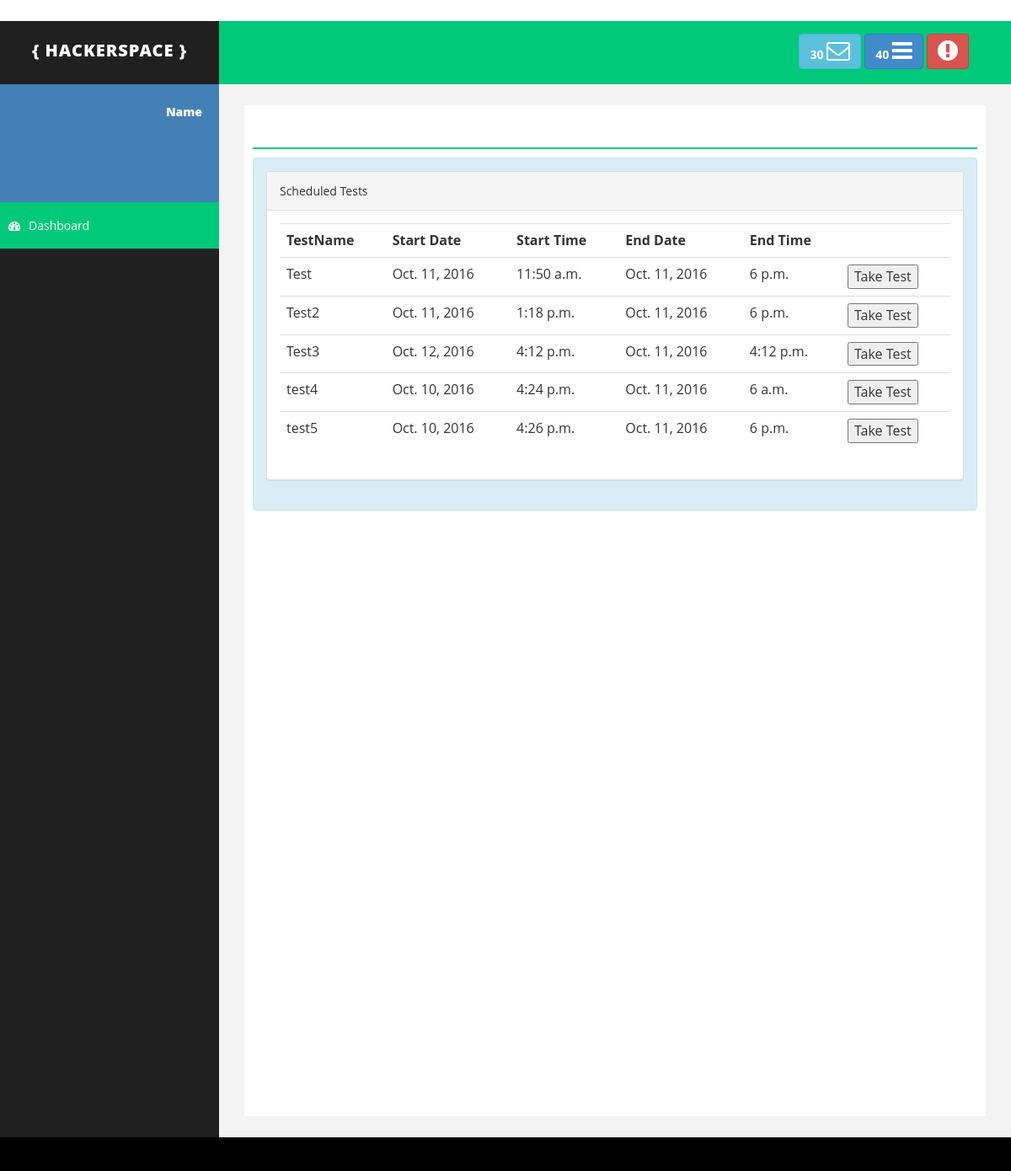
The app's page /, older data.
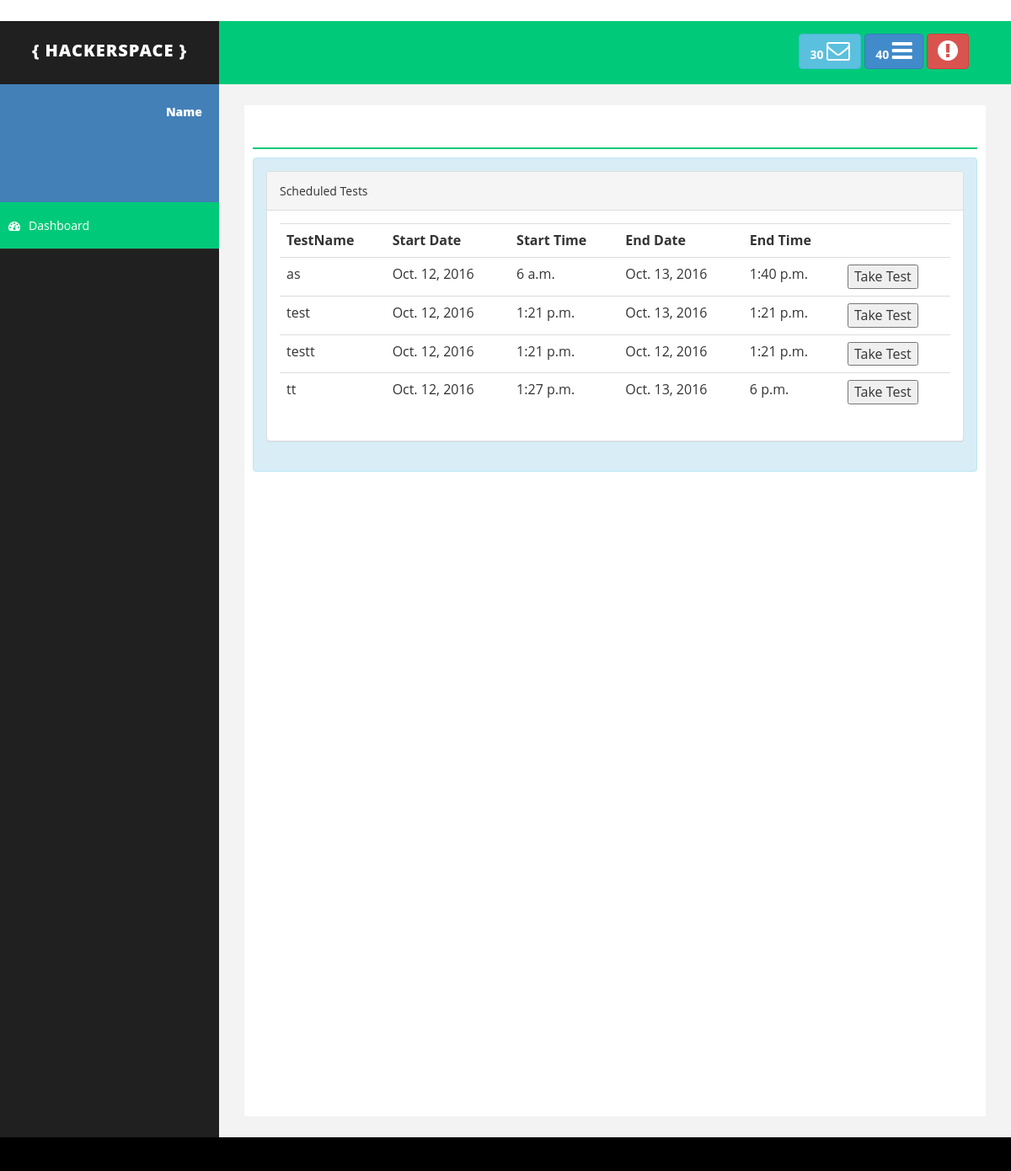
The same page, newer data.
### TestAllocation/models.py (models this page shows, shortened)
class Quiz(models.Model):
	dept = Department.objects.values_list()
	quiztags = QuizSubCategories.objects.values_list()
	verbaltags = VerbalSubCategories.objects.values_list()
	tags = sorted(chain(quiztags, verbaltags))
	batch = Batches.objects.values_list()
	TestName = models.CharField(max_length=200)
	QuizTagName = models.IntegerField((u"Quiz Tags"),choices = tuple(tags))
	StartDate = models.DateField((u"Start Date"), blank=True)
	StartTime = models.TimeField((u"Start Time"), blank=True)
	EndDate = models.DateField((u"End Date"), blank=True)
	EndTime = models.TimeField((u"End Time"), blank=True)
	Batch = models.IntegerField(choices = tuple(batch))
	Department = models.IntegerField(choices = dept)
	class Meta:
		verbose_name = 'Quiz'
		verbose_name_plural = 'Quiz'

### Student/views.py (the view)
# urls.py: url(r'^$',views.index,name='index'),
def index(request):
	timeobj = datetime.datetime.now().strftime("%I:%M")
	ampm = datetime.datetime.today().strftime("%r")
	notation = ""
	if 'AM' in ampm:
		notation="a.m."
	else:
		notation="p.m."
	time = str(timeobj)+" "+notation
	t = datetime.datetime.today()
	d = datetime.date.today()
	ob = Quiz.objects.all().filter(StartDate__lte=d,StartTime__lt=t,EndDate__gte=d,EndTime__gt=t)
	ob2 = Programming.objects.all().filter(StartDate__lte=d,StartTime__lt=t,EndDate__gte=d,EndTime__gt=t)
	obj = Quiz.objects.all().order_by('StartTime')
	return render(request,"blank.html",{'tests':ob,'time':time,'testsall':obj,'prog':ob2})

### Student/templates/blank.html (shortened to what this page needs)
﻿<!DOCTYPE html>
<html xmlns="http://www.w3.org/1999/xhtml">
<head>
{% load staticfiles %}
    <link href="{% static 'assets/css/bootstrap.css' %}" rel="stylesheet" />
    <link href="{% static 'assets/css/font-awesome.css' %}" rel="stylesheet" />
    <link href="{% static 'assets/css/basic.css' %}" rel="stylesheet" />
    <link href="{% static 'assets/css/custom.css' %}" rel="stylesheet" />
</head>
<body>
    <div id="wrapper">
        <nav class="navbar navbar-default navbar-cls-top " role="navigation" style="margin-bottom: 0">
            <div class="navbar-header">
                <a class="navbar-brand" href="index.html">{ HackerSpace }</a>
            </div>
            <div class="header-right">
              <a href="#" class="btn btn-info" title="New Message"><b>30 </b><i class="fa fa-envelope-o fa-2x"></i></a>
                <a href="#" class="btn btn-primary" title="New Task"><b>40 </b><i class="fa fa-bars fa-2x"></i></a>
                <a href="#" class="btn btn-danger" title="Logout"><i class="fa fa-exclamation-circle fa-2x"></i></a>
            </div>
        </nav>
        <nav class="navbar-default navbar-side" role="navigation">
            <div class="sidebar-collapse">
                <ul class="nav" id="main-menu">
                    <li>
                        <div class="user-img-div">
                            <div class="inner-text">
                                Name
                            <br />
                            </div>
                        </div>
                    </li>
                    <li>
                        <a  class="active-menu" href="index.html"><i class="fa fa-dashboard "></i>Dashboard</a>
                    </li>
                </ul>
            </div>
        </nav>
        <div id="page-wrapper">
            <div id="page-inner">
                <div class="row">
                    <div class="col-md-12">
                        <h1 class="page-head-line"></h1>
                    </div>
                </div>
<div class="row">
                    <div class="col-md-12">
                        <div class="alert alert-info">
                             <div class="panel panel-default">
                        <div class="panel-heading">
                         Scheduled Tests
                        </div>
                        <div class="panel-body">
                            <div class="table-responsive">
<form action="test" method="post">
<table class="table">
<tr>
    <th>TestName</th>
    <th>Start Date</th>
    <th>Start Time</th>
    <th>End Date</th>
    <th>End Time</th>
    <th></th>
</tr>
{% for test in testsall %}
<tr>
<td>{{test.TestName}}</td>
<td>{{test.StartDate}}</td>
<td>{{test.StartTime}} </td>
<td>{{test.EndDate}}</td>
<td>{{test.EndTime}}</td>
<td><button type="submit" name="{{test.TestName}}" value="{{test.TestName}}">Take Test</button></td>
</tr>
{% endfor %}
</table>
</form>
</div>
</div>
</div>
</div>
</div>
</div>
                        </div>
                    </div>
                </div>
    <div id="footer-sec">
    </div>
</body>
</html>

Row changes from the older to the newer data that the page shows:
removed Quiz: TestName "Test", StartDate "Oct. 11, 2016", StartTime "11:50 a.m.", EndDate "Oct. 11, 2016", EndTime "6 p.m."
removed Quiz: TestName "Test2", StartDate "Oct. 11, 2016", StartTime "1:18 p.m.", EndDate "Oct. 11, 2016", EndTime "6 p.m."
removed Quiz: TestName "Test3", StartDate "Oct. 12, 2016", StartTime "4:12 p.m.", EndDate "Oct. 11, 2016", EndTime "4:12 p.m."
removed Quiz: TestName "test4", StartDate "Oct. 10, 2016", StartTime "4:24 p.m.", EndDate "Oct. 11, 2016", EndTime "6 a.m."
removed Quiz: TestName "test5", StartDate "Oct. 10, 2016", StartTime "4:26 p.m.", EndDate "Oct. 11, 2016", EndTime "6 p.m."
added Quiz: TestName "as", StartDate "Oct. 12, 2016", StartTime "6 a.m.", EndDate "Oct. 13, 2016", EndTime "1:40 p.m."
added Quiz: TestName "test", StartDate "Oct. 12, 2016", StartTime "1:21 p.m.", EndDate "Oct. 13, 2016", EndTime "1:21 p.m."
added Quiz: TestName "testt", StartDate "Oct. 12, 2016", StartTime "1:21 p.m.", EndDate "Oct. 12, 2016", EndTime "1:21 p.m."
added Quiz: TestName "tt", StartDate "Oct. 12, 2016", StartTime "1:27 p.m.", EndDate "Oct. 13, 2016", EndTime "6 p.m."
